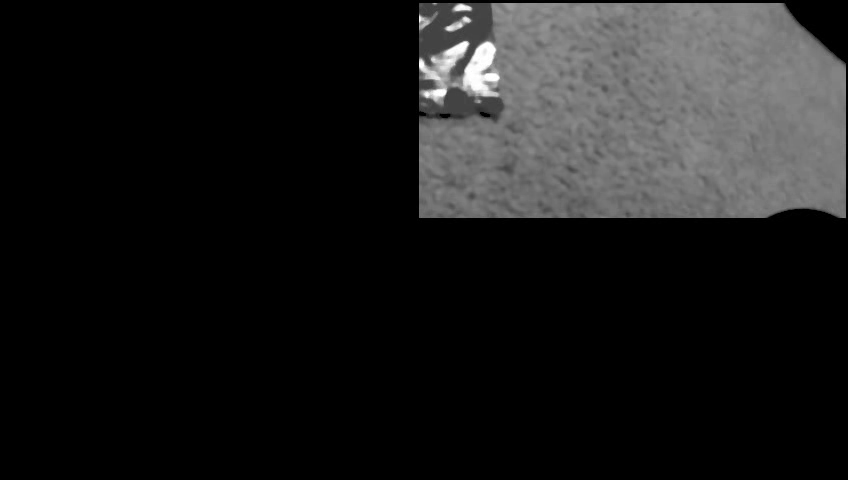
#> input picture frame 44 of tests/test_files/output2.avi, 848 x 480 px, given in place of Test1.MP4, which was not available
$ python LineVideoDet.py   (older library calls are emulated)
#> lines starting #> are read from the running program, lines starting #| are printed output that depends on the picture; after the words box and inside, x2 and y2 are one past the last pixel; in counts of white or black regions, pixels touching at a corner belong together; pictures that were not available may be replaced by others from this repository, and a replacement may not be noted
import numpy as np
import cv2

#Last edited by Brett on 11/27/16

#Read in original video
im = cv2.VideoCapture('C:/Users/Brett/Pictures/RoboSub/Test1.MP4')

# Define the codec and create VideoWriter object

fourcc = cv2.VideoWriter_fourcc(*'DIVX')
out = cv2.VideoWriter('C:/Users/Brett/Pictures/output2.avi',fourcc, 60.0, (848,480), False)

while(im.isOpened()):
    ret, frame = im.read()
#> frame is the input picture: shape (480, 848, 3); min 0, max 255, mean 26.6
    if ret==True:
        frame = cv2.cvtColor(frame, cv2.COLOR_BGR2GRAY)
#> frame: shape (480, 848)
    #Blur to remove noise
        im2 = cv2.medianBlur(frame,5)

    #Threshold filter to find contours
        ret,thresh = cv2.threshold(im2, 120, 255 ,0)
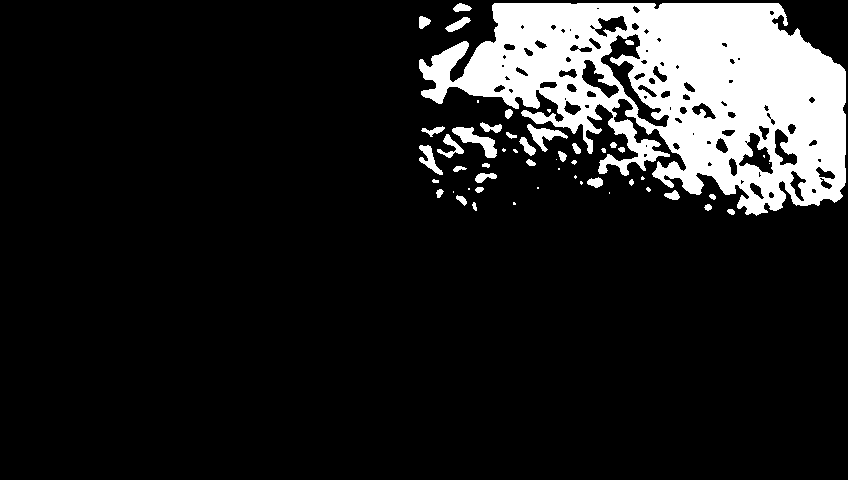
#> thresh: shape (480, 848); 13% white; 52 white regions (19 under 20 px)
    #Find Contours
        q, contours, hierarchy = cv2.findContours(thresh,cv2.RETR_TREE,cv2.CHAIN_APPROX_SIMPLE)
#> contours = 137 contours, 54 with area under 20; largest, box (x1, y1, x2, y2) and area: (419, 3, 846, 216) 54569, (600, 33, 670, 128) 1690, (738, 132, 774, 175) 676, (581, 59, 620, 99) 578, (452, 127, 497, 158) 484

    # Find the index of the largest contour
        areas = [cv2.contourArea(c) for c in contours]
#> areas = 137 values, max 54569 at index 47, min 0 at index 6, mean 473.4
        max_index = np.argmax(areas)
#> max_index = 47
        cnt=contours[max_index]
#> cnt = contour of 990 points, box (x1, y1, x2, y2) (419, 3, 846, 216), area 54569

    #Create Rectangle around largest contour (ROI)
        x,y,w,h = cv2.boundingRect(cnt)
#> x = 419; y = 3; w = 427; h = 213
        new= cv2.rectangle(im2,(x,y),(x+w,y+h),(0,255,0),2)

    #Compare region of interest to original image, set everything outside the ROI to zero
        mask = np.zeros(new.shape,np.uint8)
        mask[y:y+h,x:x+w] = new[y:y+h,x:x+w]
        out2 = cv2.bitwise_and(new, mask)

    #Set upper and lower limits for colors
        lower = 40
        upper = 255

    #Filter out all colors except the tape
        mask = cv2.inRange(out2, lower, upper)
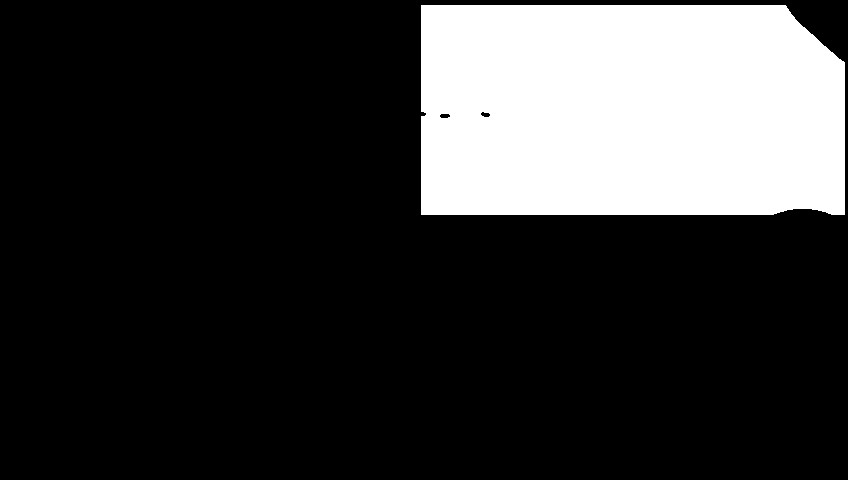
#> mask: shape (480, 848); 21.3% white; 1 white region, box (x1, y1, x2, y2) and area: (421, 5, 845, 215) 86840

    #Output only tape with black background
        output = cv2.bitwise_and(out2, out2, mask = mask)

        out.write(output)

    #Show output compared to original

        cv2.imshow("Original with ROI", im2)
        cv2.imshow("Final", output)
        cv2.waitKey(1) #change value to make video faster
    else:
        break
im.release()
out.release()
cv2.destroyAllWindows()

$ run again, starting later in the video
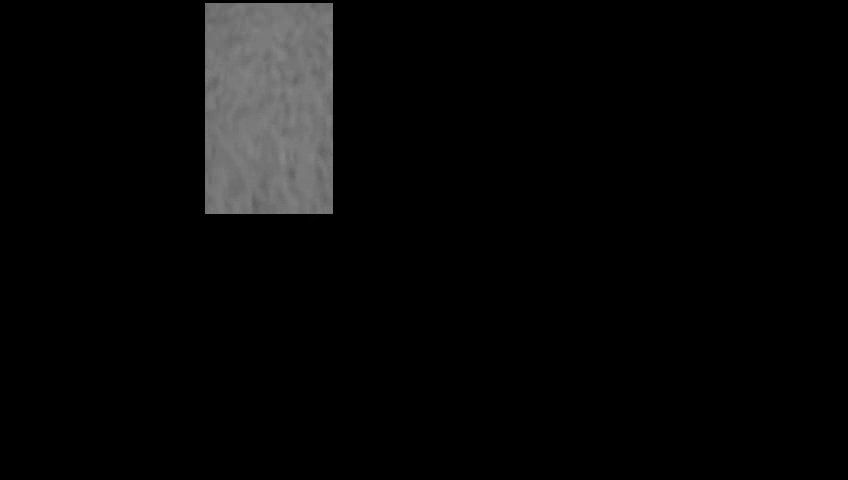
#> input picture frame 199 of tests/test_files/output2.avi, 848 x 480 px, given in place of Test1.MP4, which was not available
#> frame is the input picture: shape (480, 848, 3); min 0, max 136, mean 7.8
#> frame: shape (480, 848)
#> `ret,thresh = cv2.threshold(im2, 120, 255 ,0)`:
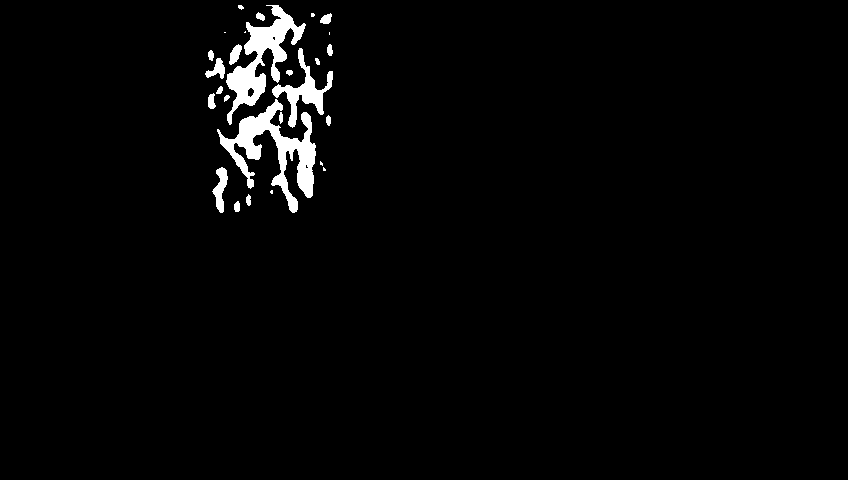
#> thresh: shape (480, 848); 2.3% white; 27 white regions (7 under 20 px)
#> contours = 30 contours, 12 with area under 20; largest, box (x1, y1, x2, y2) and area: (217, 99, 316, 213) 3278, (226, 5, 306, 125) 2780, (272, 48, 333, 128) 1100, (212, 167, 228, 213) 325, (205, 58, 225, 79) 173
#> areas = 30 values, max 3277.5 at index 8, min 0 at index 20, mean 279.2
#> max_index = 8
#> cnt = contour of 359 points, box (x1, y1, x2, y2) (217, 99, 316, 213), area 3278
#> x = 217; y = 99; h = 114
#> `mask = cv2.inRange(out2, lower, upper)`:
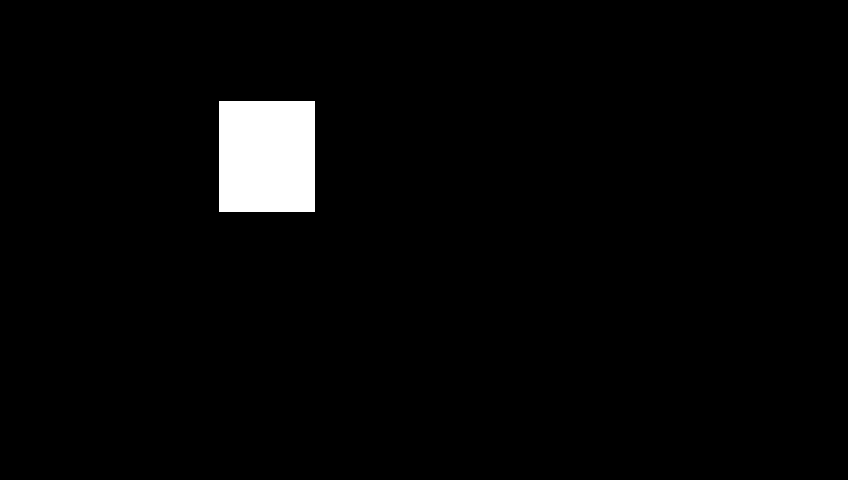
#> mask: shape (480, 848); 2.6% white; 1 white region, box (x1, y1, x2, y2) and area: (219, 101, 315, 212) 10656
